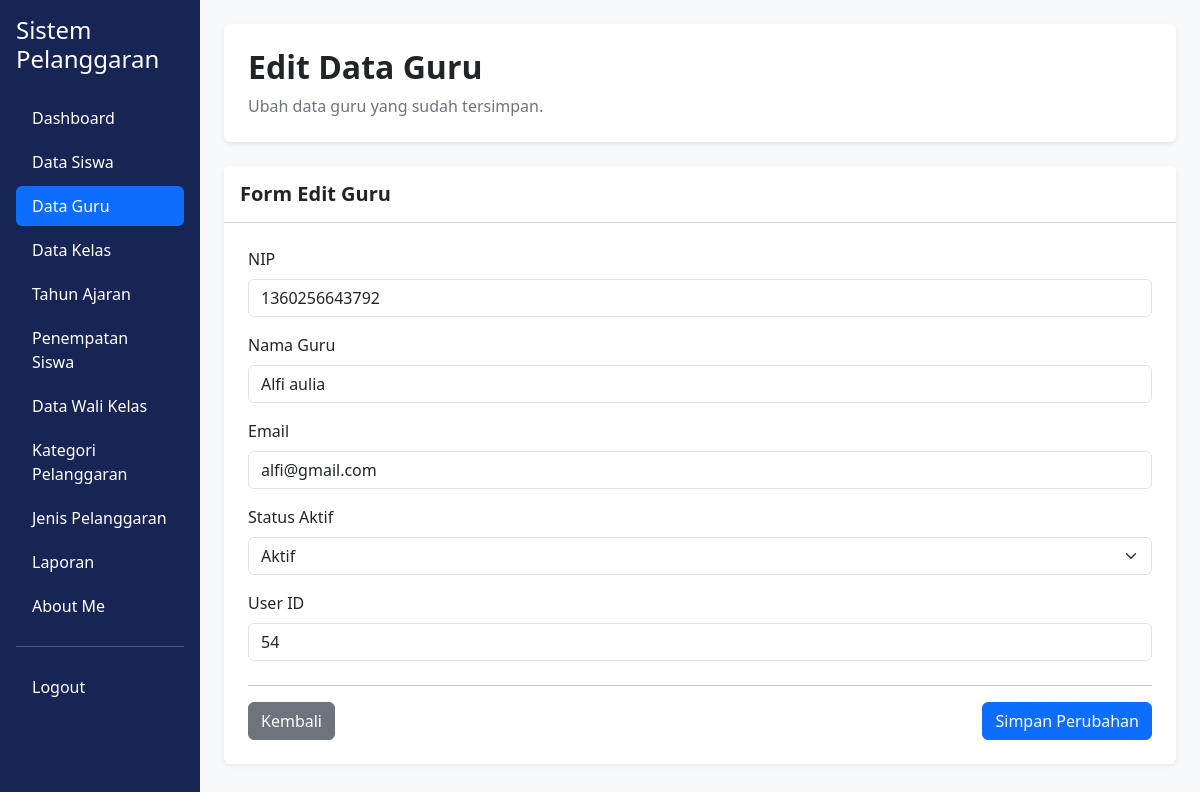
Screenshot of /edit_guru.php?id=54 (signed in) with the database file from the repository.
### tables this page shows
CREATE TABLE `t_guru` (
  `id` int(11) NOT NULL,
  `nip` varchar(30) NOT NULL,
  `nama` varchar(150) NOT NULL,
  `email` varchar(150) NOT NULL,
  `status_aktif` tinyint(1) NOT NULL,
  `user_id` int(11) NOT NULL,
  `created_at` timestamp NOT NULL DEFAULT current_timestamp(),
  `updated_at` timestamp NOT NULL DEFAULT current_timestamp()
);

### edit_guru.php (the view, shortened to what this page needs)
<?php
include 'config/koneksi.php';
$halaman = basename($_SERVER['PHP_SELF']);
$id = $_GET['id'] ?? '';
$id = (int) $id;
$query = mysqli_query($koneksi, "SELECT * FROM t_guru WHERE id = $id");
$data = mysqli_fetch_assoc($query);
?>
<!DOCTYPE html>
<html lang="id">
<head>
    <link href="https://cdn.jsdelivr.net/npm/bootstrap@5.3.8/dist/css/bootstrap.min.css" rel="stylesheet">
</head>
<body class="bg-light">
<div class="container-fluid">
    <div class="row">
        <div class="col-md-3 col-lg-2 position-fixed top-0 start-0 vh-100 p-3 overflow-auto"
             style="background-color: #172554;">
            <h4 class="text-white mb-4">Sistem Pelanggaran</h4>
            <ul class="nav nav-pills flex-column gap-1">
                <li class="nav-item">
                    <a href="dashboard.php" class="nav-link text-white">Dashboard</a>
                </li>
                <li class="nav-item">
                    <a href="data_siswa.php" class="nav-link text-white">Data Siswa</a>
                </li>
                <li class="nav-item">
                    <a href="data_guru.php"
                       class="nav-link <?= $halaman == 'edit_guru.php' ? 'active' : 'text-white'; ?>">
                        Data Guru
                    </a>
                </li>
                <li class="nav-item">
                    <a href="data_kelas.php" class="nav-link text-white">Data Kelas</a>
                </li>
                <li class="nav-item">
                    <a href="data_tahun_ajaran.php" class="nav-link text-white">Tahun Ajaran</a>
                </li>
                <li class="nav-item">
                    <a href="data_penempatan_siswa.php" class="nav-link text-white">Penempatan Siswa</a>
                </li>
                <li class="nav-item">
                    <a href="data_wali_kelas.php" class="nav-link text-white">Data Wali Kelas</a>
                </li>
                <li class="nav-item">
                    <a href="data_kategori_pelanggaran.php" class="nav-link text-white">Kategori Pelanggaran</a>
                </li>
                <li class="nav-item">
                    <a href="data_jenis_pelanggaran.php" class="nav-link text-white">Jenis Pelanggaran</a>
                </li>
                <li class="nav-item">
                    <a href="laporan.php" class="nav-link text-white">Laporan</a>
                </li>
                <li class="nav-item">
                    <a href="about_me.php" class="nav-link text-white">About Me</a>
                </li>
                <hr class="border-white">
                <li class="nav-item">
                    <a href="logout.php" class="nav-link text-white">Logout</a>
                </li>
            </ul>
        </div>
        <main class="col-md-9 col-lg-10 offset-md-3 offset-lg-2 p-4">
            <div class="bg-white rounded shadow-sm p-4 mb-4">
                <h2 class="fw-bold mb-2">Edit Data Guru</h2>
                <p class="text-secondary mb-0">
                    Ubah data guru yang sudah tersimpan.
                </p>
            </div>
            <div class="card shadow-sm border-0">
                <div class="card-header bg-white p-3">
                    <h5 class="mb-0 fw-bold">Form Edit Guru</h5>
                </div>
                <div class="card-body p-4">
                    <form action="proses_edit_guru.php" method="POST">
                        <div class="mb-3">
                            <label for="nip" class="form-label">NIP</label>
                            <input type="text"
                                   id="nip"
                                   name="nip"
                                   class="form-control"
                                   maxlength="18"
                                   inputmode="numeric"
                                   placeholder="Masukkan NIP guru"
                                   value="<?= htmlspecialchars($data['nip']); ?>"
                                   required>
                        </div>
                        <div class="mb-3">
                            <label for="nama" class="form-label">Nama Guru</label>
                            <input type="text"
                                   id="nama"
                                   name="nama"
                                   class="form-control"
                                   value="<?= htmlspecialchars($data['nama']); ?>"
                                   required>
                        </div>
                        <div class="mb-3">
                            <label for="email" class="form-label">Email</label>
                            <input type="email"
                                   id="email"
                                   name="email"
                                   class="form-control"
                                   value="<?= htmlspecialchars($data['email']); ?>"
                                   required>
                        </div>
                        <div class="mb-3">
                            <label for="status_aktif" class="form-label">Status Aktif</label>
                            <select id="status_aktif"
                                    name="status_aktif"
                                    class="form-select"
                                    required>
                                <option value="1" <?= $data['status_aktif'] == 1 ? 'selected' : ''; ?>>
                                    Aktif
                                </option>
                            </select>
                        </div>
                        <div class="mb-4">
                            <label for="user_id" class="form-label">User ID</label>
                            <input type="number"
                                   id="user_id"
                                   name="user_id"
                                   class="form-control"
                                   value="<?= htmlspecialchars($data['user_id']); ?>"
                                   required>
                        </div>
                        <hr>
                        <div class="d-flex justify-content-between align-items-center">
                            <a href="data_guru.php" class="btn btn-secondary">
                                Kembali
                            </a>
                            <button type="submit"
                                    name="update"
                                    value="1"
                                    class="btn btn-primary">
                                Simpan Perubahan
                            </button>
                        </div>
                    </form>
                </div>
            </div>
        </main>
    </div>
</div>
</body>
</html>

### rows the page displays
t_guru: nip "1360256643792", nama "Alfi aulia", email "alfi@gmail.com", status_aktif "Aktif", user_id "54"
